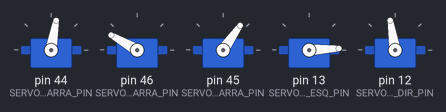
The sketch below on a simulated Arduino Mega 2560, built with avr-gcc and run on an emulated ATmega2560. On the bench: 5 × servo.

Above: at 0.15 s.
At 4.71 s:
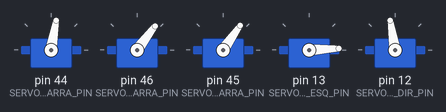
At 9.3 s:
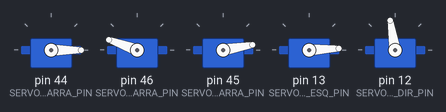
At 20.4 s:
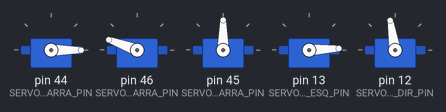
At 29.7 s:
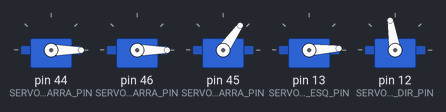
At 38.7 s:
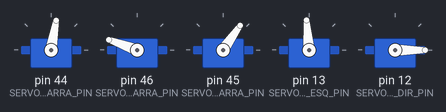
Timing chart, 0 to 40.0 s (numbered marks = the images above):
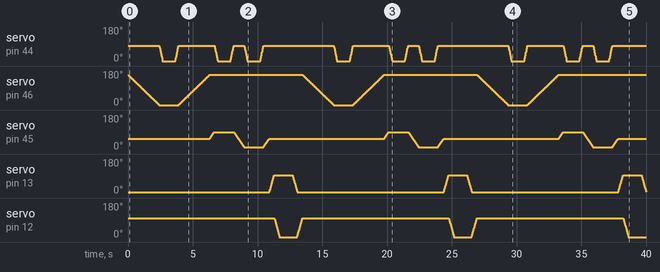

The sketch:

test_garra_exposicao.ino
```cpp
#include <Servo.h>

#define SERVO_PA_GARRA_PIN 44
#define SERVO_SUBIR_GARRA_PIN 46
#define SERVO_ROTACIONAR_GARRA_PIN 45
#define SERVO_CANCELA_ESQ_PIN 13
#define SERVO_CANCELA_DIR_PIN 12

#define SERVO_PA_GARRA_FEC   80
#define SERVO_PA_GARRA_ABE   0

#define SERVO_SUBIR_GARRA_CIM 160
#define SERVO_SUBIR_GARRA_BAI 0

#define SERVO_ROTACIONAR_GARRA_ESQ 10
#define SERVO_ROTACIONAR_GARRA_MEIO 55
#define SERVO_ROTACIONAR_GARRA_DIR 90

#define SERVO_CANCELA_ESQ_FEC 3
#define SERVO_CANCELA_ESQ_ABE 95

#define SERVO_CANCELA_DIR_FEC 99
#define SERVO_CANCELA_DIR_ABE 0

Servo servoPaGarra;
Servo servoSubirGarra;
Servo servoRotacionarGarra;
Servo servoCancelaEsq;
Servo servoCancelaDir;

uint8_t posicaoServoPaGarra = SERVO_PA_GARRA_FEC;
uint8_t posicaoServoSubirGarra = SERVO_SUBIR_GARRA_CIM;
uint8_t posicaoServoRotacionarGarra = SERVO_ROTACIONAR_GARRA_MEIO;
uint8_t posicaoServoCancelaEsq = SERVO_CANCELA_ESQ_FEC;
uint8_t posicaoServoCancelaDir = SERVO_CANCELA_DIR_FEC;

void setup() {
  Serial.begin(9600);
  servoPaGarra.attach(SERVO_PA_GARRA_PIN);
  servoSubirGarra.attach(SERVO_SUBIR_GARRA_PIN);
  servoRotacionarGarra.attach(SERVO_ROTACIONAR_GARRA_PIN);
  servoCancelaEsq.attach(SERVO_CANCELA_ESQ_PIN);
  servoCancelaDir.attach(SERVO_CANCELA_DIR_PIN);

  servoPaGarra.write(posicaoServoPaGarra);
  servoSubirGarra.write(posicaoServoSubirGarra);
  servoRotacionarGarra.write(posicaoServoRotacionarGarra);
  servoCancelaEsq.write(posicaoServoCancelaEsq);
  servoCancelaDir.write(posicaoServoCancelaDir);
}

void loop() {
  descerGarra();

  abrirPas();
  delay(1000);
  fecharPas();

  subirGarra();

  rotacionarGarraDir();

  abrirPas();
  delay(1000);
  fecharPas();

  rotacionarGarraEsq();

  abrirPas();
  delay(1000);
  fecharPas();

  rotacionarGarraMeio();

  abrirCancelaEsq();
  abrirCancelaDir();
  delay(1000);
  fecharCancelaEsq();
  fecharCancelaDir();
}

void movimentarServo(Servo &servo, uint8_t &posicaoAtual, uint8_t posicaoFinal, uint8_t velocidade) {
  if (posicaoAtual > posicaoFinal) {
    while (posicaoAtual > posicaoFinal) {
      posicaoAtual--;
      servo.write(posicaoAtual);
      delay(velocidade);
    }
  } else {
    while (posicaoAtual < posicaoFinal) {
      posicaoAtual++;
      servo.write(posicaoAtual);
      delay(velocidade);
    }
  }
}

void movimentarServoPaGarra(uint8_t posicaoFinal, uint8_t velocidade) {
  if (posicaoServoPaGarra > posicaoFinal) {
    while (posicaoServoPaGarra > posicaoFinal) {
      posicaoServoPaGarra--;
      servoPaGarra.write(posicaoServoPaGarra);
      delay(velocidade);
    }
  } else {
    while (posicaoServoPaGarra < posicaoFinal) {
      posicaoServoPaGarra++;
      servoPaGarra.write(posicaoServoPaGarra);
      delay(velocidade);
    }
  }
}

void movimentarServoRotacionarGarra(uint8_t posicaoFinal, uint8_t velocidade) {
  if (posicaoServoRotacionarGarra > posicaoFinal) {
    while (posicaoServoRotacionarGarra > posicaoFinal) {
      posicaoServoRotacionarGarra--;
      servoRotacionarGarra.write(posicaoServoRotacionarGarra);
      delay(velocidade);
    }
  } else {
    while (posicaoServoRotacionarGarra < posicaoFinal) {
      posicaoServoRotacionarGarra++;
      servoRotacionarGarra.write(posicaoServoRotacionarGarra);
      delay(velocidade);
    }
  }
}

void movimentarServoSubirGarra(uint8_t posicaoFinal, uint8_t velocidade) {
  if (posicaoServoSubirGarra > posicaoFinal) {
    while (posicaoServoSubirGarra > posicaoFinal) {
      posicaoServoSubirGarra--;
      servoSubirGarra.write(posicaoServoSubirGarra);
      delay(velocidade);
    }
  } else {
    while (posicaoServoSubirGarra < posicaoFinal) {
      posicaoServoSubirGarra++;
      servoSubirGarra.write(posicaoServoSubirGarra);
      delay(velocidade);
    }
  }
}

void movimentarServoCancelaEsq(uint8_t posicaoFinal, uint8_t velocidade) {
  if (posicaoServoCancelaEsq > posicaoFinal) {
    while (posicaoServoCancelaEsq > posicaoFinal) {
      posicaoServoCancelaEsq--;
      servoCancelaEsq.write(posicaoServoCancelaEsq);
      delay(velocidade);
    }
  } else {
    while (posicaoServoCancelaEsq < posicaoFinal) {
      posicaoServoCancelaEsq++;
      servoCancelaEsq.write(posicaoServoCancelaEsq);
      delay(velocidade);
    }
  }
}

void movimentarServoCancelaDir(uint8_t posicaoFinal, uint8_t velocidade) {
  if (posicaoServoCancelaDir > posicaoFinal) {
    while (posicaoServoCancelaDir > posicaoFinal) {
      posicaoServoCancelaDir--;
      servoCancelaDir.write(posicaoServoCancelaDir);
      delay(velocidade);
    }
  } else {
    while (posicaoServoCancelaDir < posicaoFinal) {
      posicaoServoCancelaDir++;
      servoCancelaDir.write(posicaoServoCancelaDir);
      delay(velocidade);
    }
  }
}

void fecharPas() {
  movimentarServoPaGarra(SERVO_PA_GARRA_FEC, 3);
}

void abrirPas() {
  movimentarServoPaGarra(SERVO_PA_GARRA_ABE, 3);
}

void subirGarra() {
  movimentarServoSubirGarra(SERVO_SUBIR_GARRA_CIM, 15);
}

void descerGarra() {
  movimentarServoSubirGarra(SERVO_SUBIR_GARRA_BAI, 15);
}

void rotacionarGarraDir() {
  movimentarServoRotacionarGarra(SERVO_ROTACIONAR_GARRA_DIR, 10);
}

void rotacionarGarraEsq() {
  movimentarServoRotacionarGarra(SERVO_ROTACIONAR_GARRA_ESQ, 10);
}

void rotacionarGarraMeio() {
  movimentarServoRotacionarGarra(SERVO_ROTACIONAR_GARRA_MEIO, 10);
}

void abrirCancelaEsq() {
  movimentarServoCancelaEsq(SERVO_CANCELA_ESQ_ABE, 4);
}

void fecharCancelaEsq() {
  movimentarServoCancelaEsq(SERVO_CANCELA_ESQ_FEC, 4);
}

void abrirCancelaDir() {
  movimentarServoCancelaDir(SERVO_CANCELA_DIR_ABE, 4);
}

void fecharCancelaDir() {
  movimentarServoCancelaDir(SERVO_CANCELA_DIR_FEC, 4);
}

// enquanto a garra sobe já verificar se é viva ou morta durante o while
// é uma boa prática ficar dando attach e detach nos servos após cada movimento? nao, nao é.
```
